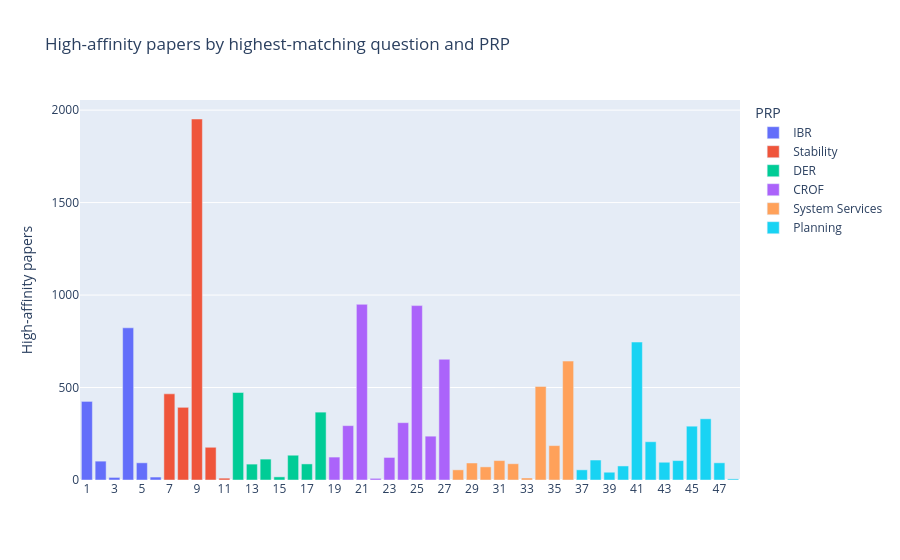
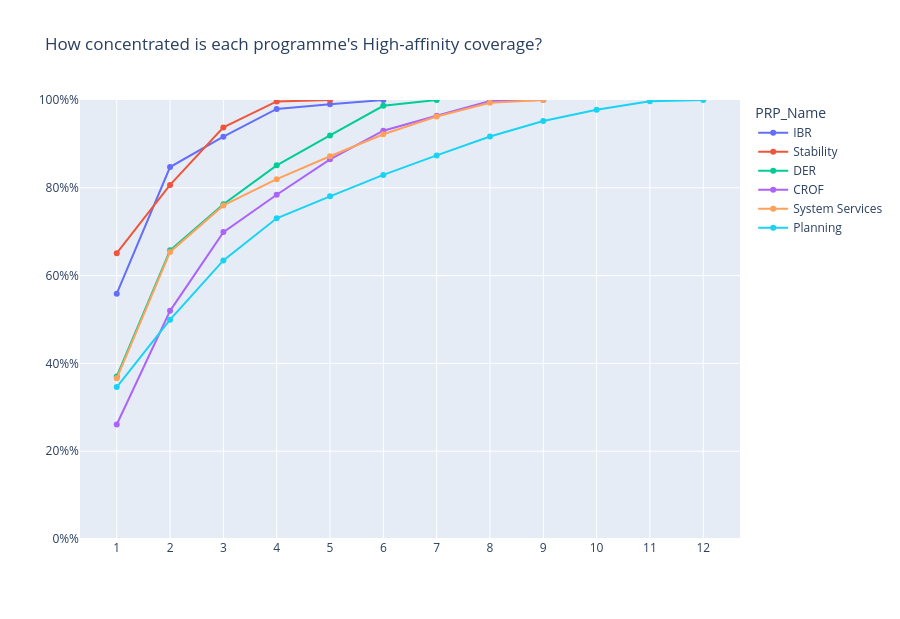

Notebook source saved alongside these figures, in order:
### Code cell
question_counts = (
    assignments_df[assignments_df["Affinity_Level"] != "Low"]
    .groupby(["Highest_Question_ID", "PRP_Name"], observed=True)
    .size()
    .rename("High_Papers")
    .reset_index()
)

question_profile = (
    question_counts
    .sort_values(["PRP_Name", "High_Papers", "Highest_Question_ID"], ascending=[True, False, True])
    .assign(
        High_Share=lambda frame: frame["High_Papers"] / frame.groupby("PRP_Name")["High_Papers"].transform("sum"),
        Question_Rank=lambda frame: frame.groupby("PRP_Name").cumcount() + 1,
    )
)
question_profile["Cumulative_High_Share"] = question_profile.groupby("PRP_Name")["High_Share"].cumsum()

question_concentration = (
    question_profile.groupby("PRP_Name", observed=True)
    .agg(
        High_Papers=("High_Papers", "sum"),
        Questions_With_High=("Highest_Question_ID", "size"),
        Top_Question=("Highest_Question_ID", "first"),
        Top_Question_Share=("High_Share", "first"),
        HHI=("High_Share", lambda values: values.pow(2).sum()),
    )
    .assign(Effective_Questions=lambda frame: 1 / frame["HHI"])
    .reindex(PROGRAMME_ORDER)
    .reset_index()
)

question_fig = px.bar(
    question_counts,
    x="Highest_Question_ID",
    y="High_Papers",
    color="PRP_Name",
    # barmode="group",
    category_orders={"PRP_Name": PROGRAMME_ORDER},
    labels={
        "Highest_Question_ID": "Highest-question ID",
        "High_Papers": "High-affinity papers",
        "PRP_Name": "PRP",
    },
    title="High-affinity papers by highest-matching question and PRP",
)
question_fig.update_xaxes(type="category", title=None)
question_fig.show()

concentration_fig = px.line(
    question_profile,
    x="Question_Rank",
    y="Cumulative_High_Share",
    color = "PRP_Name",
    # facet_col="PRP_Name",
    # facet_col_wrap=2,
    category_orders={"PRP_Name": PROGRAMME_ORDER},
    # color_discrete_sequence=[ACCENT],
    markers=True,
    labels={
        "Question_Rank": "Question rank by High-paper count",
        "Cumulative_High_Share": "Cumulative share of programme High papers",
    },
    title="How concentrated is each programme's High-affinity coverage?",
)
concentration_fig.update_yaxes(ticksuffix="%", tickformat=".0%", range=[0, 1], title=None)
concentration_fig.update_xaxes(dtick=1, title=None)
concentration_fig.update_layout(showlegend=True, height=FIGURE_DIM[1] * 2)
for annotation in concentration_fig.layout.annotations:
    annotation.text = annotation.text.split("=", 1)[-1]
concentration_fig.show()

question_concentration.round({"Top_Question_Share": 3, "HHI": 3, "Effective_Questions": 1})

### Figure 1 — Plotly figure (JSON) as saved in the notebook; plotly's stock layout.template omitted (floating-point values rounded to 4 significant figures)
{"data": [{"hovertemplate": "PRP=IBR<br>Highest-question ID=%{x}<br>High-affinity papers=%{y}<extra></extra>", "legendgroup": "IBR", "marker": {"color": "#636efa", "pattern": {"shape": ""}}, "name": "IBR", "orientation": "v", "showlegend": true, "textposition": "auto", "type": "bar", "x": [1, 2, 3, 4, 5, 6], "xaxis": "x", "y": [425, 102, 14, 823, 93, 16], "yaxis": "y"}, {"hovertemplate": "PRP=Stability<br>Highest-question ID=%{x}<br>High-affinity papers=%{y}<extra></extra>", "legendgroup": "Stability", "marker": {"color": "#EF553B", "pattern": {"shape": ""}}, "name": "Stability", "orientation": "v", "showlegend": true, "textposition": "auto", "type": "bar", "x": [7, 8, 9, 10, 11], "xaxis": "x", "y": [466, 393, 1952, 177, 10], "yaxis": "y"}, {"hovertemplate": "PRP=DER<br>Highest-question ID=%{x}<br>High-affinity papers=%{y}<extra></extra>", "legendgroup": "DER", "marker": {"color": "#00cc96", "pattern": {"shape": ""}}, "name": "DER", "orientation": "v", "showlegend": true, "textposition": "auto", "type": "bar", "x": [12, 13, 14, 15, 16, 17, 18], "xaxis": "x", "y": [473, 86, 113, 17, 134, 87, 367], "yaxis": "y"}, {"hovertemplate": "PRP=CROF<br>Highest-question ID=%{x}<br>High-affinity papers=%{y}<extra></extra>", "legendgroup": "CROF", "marker": {"color": "#ab63fa", "pattern": {"shape": ""}}, "name": "CROF", "orientation": "v", "showlegend": true, "textposition": "auto", "type": "bar", "x": [19, 20, 21, 22, 23, 24, 25, 26, 27], "xaxis": "x", "y": [124, 294, 950, 9, 122, 310, 943, 237, 653], "yaxis": "y"}, {"hovertemplate": "PRP=System Services<br>Highest-question ID=%{x}<br>High-affinity papers=%{y}<extra></extra>", "legendgroup": "System Services", "marker": {"color": "#FFA15A", "pattern": {"shape": ""}}, "name": "System Services", "orientation": "v", "showlegend": true, "textposition": "auto", "type": "bar", "x": [28, 29, 30, 31, 32, 33, 34, 35, 36], "xaxis": "x", "y": [55, 92, 71, 105, 88, 11, 506, 186, 643], "yaxis": "y"}, {"hovertemplate": "PRP=Planning<br>Highest-question ID=%{x}<br>High-affinity papers=%{y}<extra></extra>", "legendgroup": "Planning", "marker": {"color": "#19d3f3", "pattern": {"shape": ""}}, "name": "Planning", "orientation": "v", "showlegend": true, "textposition": "auto", "type": "bar", "x": [37, 38, 39, 40, 41, 42, 43, 44, 45, 46, 47, 48], "xaxis": "x", "y": [55, 108, 42, 76, 746, 207, 96, 105, 291, 331, 93, 6], "yaxis": "y"}], "layout": {"barmode": "relative", "legend": {"title": {"text": "PRP"}, "tracegroupgap": 0}, "title": {"text": "High-affinity papers by highest-matching question and PRP"}, "xaxis": {"anchor": "y", "domain": [0, 1], "title": {}, "type": "category"}, "yaxis": {"anchor": "x", "domain": [0, 1], "title": {"text": "High-affinity papers"}}}}

### Figure 2 — Plotly figure (JSON) as saved in the notebook; plotly's stock layout.template omitted (floating-point values rounded to 4 significant figures)
{"data": [{"hovertemplate": "PRP_Name=IBR<br>Question rank by High-paper count=%{x}<br>Cumulative share of programme High papers=%{y}<extra></extra>", "legendgroup": "IBR", "line": {"color": "#636efa", "dash": "solid"}, "marker": {"symbol": "circle"}, "mode": "lines+markers", "name": "IBR", "orientation": "v", "showlegend": true, "type": "scatter", "x": [1, 2, 3, 4, 5, 6], "xaxis": "x", "y": [0.5587, 0.8473, 0.9165, 0.9796, 0.9905, 1.0], "yaxis": "y"}, {"hovertemplate": "PRP_Name=Stability<br>Question rank by High-paper count=%{x}<br>Cumulative share of programme High papers=%{y}<extra></extra>", "legendgroup": "Stability", "line": {"color": "#EF553B", "dash": "solid"}, "marker": {"symbol": "circle"}, "mode": "lines+markers", "name": "Stability", "orientation": "v", "showlegend": true, "type": "scatter", "x": [1, 2, 3, 4, 5], "xaxis": "x", "y": [0.6511, 0.8065, 0.9376, 0.9967, 1.0], "yaxis": "y"}, {"hovertemplate": "PRP_Name=DER<br>Question rank by High-paper count=%{x}<br>Cumulative share of programme High papers=%{y}<extra></extra>", "legendgroup": "DER", "line": {"color": "#00cc96", "dash": "solid"}, "marker": {"symbol": "circle"}, "mode": "lines+markers", "name": "DER", "orientation": "v", "showlegend": true, "type": "scatter", "x": [1, 2, 3, 4, 5, 6, 7], "xaxis": "x", "y": [0.3704, 0.6578, 0.7627, 0.8512, 0.9193, 0.9867, 1.0], "yaxis": "y"}, {"hovertemplate": "PRP_Name=CROF<br>Question rank by High-paper count=%{x}<br>Cumulative share of programme High papers=%{y}<extra></extra>", "legendgroup": "CROF", "line": {"color": "#ab63fa", "dash": "solid"}, "marker": {"symbol": "circle"}, "mode": "lines+markers", "name": "CROF", "orientation": "v", "showlegend": true, "type": "scatter", "x": [1, 2, 3, 4, 5, 6, 7, 8, 9], "xaxis": "x", "y": [0.2608, 0.5198, 0.6991, 0.7842, 0.8649, 0.93, 0.964, 0.9975, 1.0], "yaxis": "y"}, {"hovertemplate": "PRP_Name=System Services<br>Question rank by High-paper count=%{x}<br>Cumulative share of programme High papers=%{y}<extra></extra>", "legendgroup": "System Services", "line": {"color": "#FFA15A", "dash": "solid"}, "marker": {"symbol": "circle"}, "mode": "lines+markers", "name": "System Services", "orientation": "v", "showlegend": true, "type": "scatter", "x": [1, 2, 3, 4, 5, 6, 7, 8, 9], "xaxis": "x", "y": [0.366, 0.654, 0.7598, 0.8196, 0.8719, 0.922, 0.9624, 0.9937, 1.0], "yaxis": "y"}, {"hovertemplate": "PRP_Name=Planning<br>Question rank by High-paper count=%{x}<br>Cumulative share of programme High papers=%{y}<extra></extra>", "legendgroup": "Planning", "line": {"color": "#19d3f3", "dash": "solid"}, "marker": {"symbol": "circle"}, "mode": "lines+markers", "name": "Planning", "orientation": "v", "showlegend": true, "type": "scatter", "x": [1, 2, 3, 4, 5, 6, 7, 8, 9, 10, 11, 12], "xaxis": "x", "y": [0.346, 0.4995, 0.6345, 0.7305, 0.7806, 0.8293, 0.8738, 0.917, 0.9522, 0.9777, 0.9972, 1.0], "yaxis": "y"}], "layout": {"height": 619.2, "legend": {"title": {"text": "PRP_Name"}, "tracegroupgap": 0}, "showlegend": true, "title": {"text": "How concentrated is each programme's High-affinity coverage?"}, "xaxis": {"anchor": "y", "domain": [0, 1], "dtick": 1, "title": {}}, "yaxis": {"anchor": "x", "domain": [0, 1], "range": [0, 1], "tickformat": ".0%", "ticksuffix": "%", "title": {}}}}
